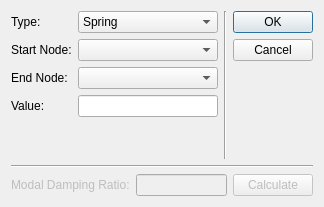
<?xml version="1.0" encoding="UTF-8"?>
<ui version="4.0">
 <class>AddConnDialog</class>
 <widget class="QDialog" name="AddConnDialog">
  <property name="geometry">
   <rect>
    <x>0</x>
    <y>0</y>
    <width>324</width>
    <height>207</height>
   </rect>
  </property>
  <property name="windowTitle">
   <string>Add/Edit Connector</string>
  </property>
  <layout class="QGridLayout" name="gridLayout_2">
   <item row="0" column="0">
    <layout class="QGridLayout" name="gridLayout">
     <item row="0" column="0">
      <widget class="QLabel" name="label_3">
       <property name="text">
        <string>Type:</string>
       </property>
      </widget>
     </item>
     <item row="0" column="1">
      <widget class="QComboBox" name="typeBox">
       <property name="maximumSize">
        <size>
         <width>16777215</width>
         <height>16777212</height>
        </size>
       </property>
       <item>
        <property name="text">
         <string>Spring</string>
        </property>
       </item>
       <item>
        <property name="text">
         <string>Damping</string>
        </property>
       </item>
      </widget>
     </item>
     <item row="1" column="0">
      <widget class="QLabel" name="label">
       <property name="text">
        <string>Start Node:</string>
       </property>
      </widget>
     </item>
     <item row="1" column="1">
      <widget class="QComboBox" name="startNode"/>
     </item>
     <item row="2" column="0">
      <widget class="QLabel" name="label_2">
       <property name="text">
        <string>End Node:</string>
       </property>
      </widget>
     </item>
     <item row="2" column="1">
      <widget class="QComboBox" name="endNode"/>
     </item>
     <item row="3" column="0">
      <widget class="QLabel" name="label_4">
       <property name="text">
        <string>Value:</string>
       </property>
      </widget>
     </item>
     <item row="3" column="1">
      <widget class="QLineEdit" name="editValue"/>
     </item>
     <item row="4" column="0" colspan="2">
      <spacer name="verticalSpacer">
       <property name="orientation">
        <enum>Qt::Vertical</enum>
       </property>
       <property name="sizeHint" stdset="0">
        <size>
         <width>200</width>
         <height>28</height>
        </size>
       </property>
      </spacer>
     </item>
    </layout>
   </item>
   <item row="0" column="1">
    <layout class="QHBoxLayout" name="horizontalLayout">
     <item>
      <widget class="Line" name="line">
       <property name="orientation">
        <enum>Qt::Vertical</enum>
       </property>
      </widget>
     </item>
     <item>
      <layout class="QVBoxLayout" name="verticalLayout">
       <item>
        <widget class="QPushButton" name="pushButton">
         <property name="text">
          <string>OK</string>
         </property>
        </widget>
       </item>
       <item>
        <widget class="QPushButton" name="pushButton_2">
         <property name="text">
          <string>Cancel</string>
         </property>
        </widget>
       </item>
       <item>
        <spacer name="verticalSpacer_2">
         <property name="orientation">
          <enum>Qt::Vertical</enum>
         </property>
         <property name="sizeHint" stdset="0">
          <size>
           <width>20</width>
           <height>40</height>
          </size>
         </property>
        </spacer>
       </item>
      </layout>
     </item>
    </layout>
   </item>
   <item row="1" column="0" colspan="2">
    <layout class="QVBoxLayout" name="verticalLayout_2">
     <item>
      <widget class="Line" name="line_2">
       <property name="orientation">
        <enum>Qt::Horizontal</enum>
       </property>
      </widget>
     </item>
     <item>
      <layout class="QHBoxLayout" name="horizontalLayout_2">
       <item>
        <widget class="QLabel" name="label_5">
         <property name="enabled">
          <bool>false</bool>
         </property>
         <property name="text">
          <string>Modal Damping Ratio:</string>
         </property>
        </widget>
       </item>
       <item>
        <widget class="QLineEdit" name="modalDamping_edit">
         <property name="enabled">
          <bool>false</bool>
         </property>
        </widget>
       </item>
       <item>
        <widget class="QPushButton" name="modalDamping_pushbutton">
         <property name="enabled">
          <bool>false</bool>
         </property>
         <property name="text">
          <string>Calculate</string>
         </property>
        </widget>
       </item>
      </layout>
     </item>
    </layout>
   </item>
  </layout>
 </widget>
 <resources/>
 <connections>
  <connection>
   <sender>pushButton</sender>
   <signal>clicked()</signal>
   <receiver>AddConnDialog</receiver>
   <slot>accept()</slot>
   <hints>
    <hint type="sourcelabel">
     <x>312</x>
     <y>31</y>
    </hint>
    <hint type="destinationlabel">
     <x>293</x>
     <y>137</y>
    </hint>
   </hints>
  </connection>
  <connection>
   <sender>pushButton_2</sender>
   <signal>clicked()</signal>
   <receiver>AddConnDialog</receiver>
   <slot>reject()</slot>
   <hints>
    <hint type="sourcelabel">
     <x>312</x>
     <y>70</y>
    </hint>
    <hint type="destinationlabel">
     <x>323</x>
     <y>152</y>
    </hint>
   </hints>
  </connection>
 </connections>
</ui>
